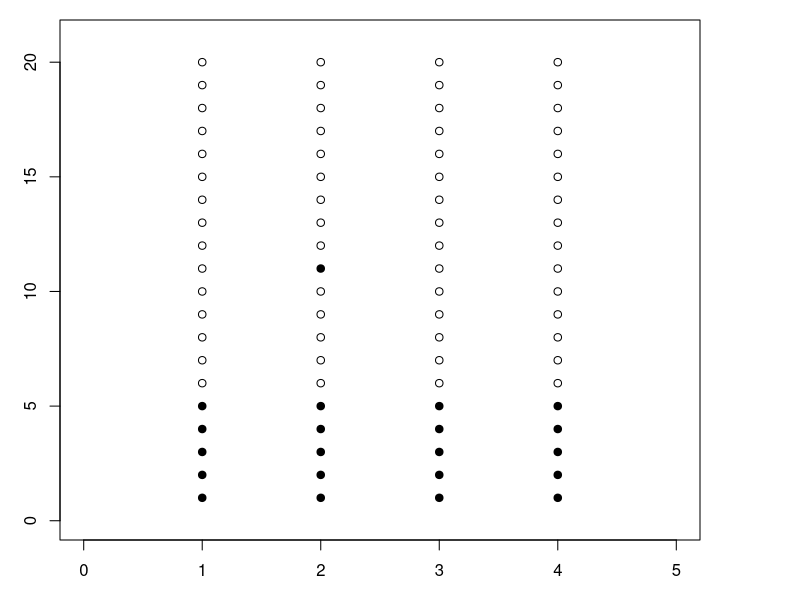
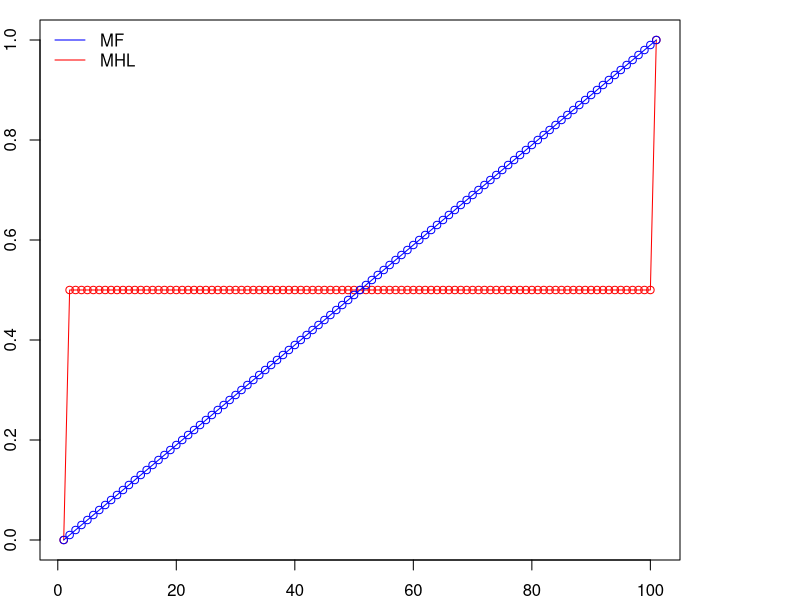

Recreate these plots in R, in order.
## ---- chunk 1
knitr::opts_chunk$set(echo = TRUE)
## ---- chunk 2
hap_comb_tmp<-function(hapinfo.single){
  # hap_com.single is a character of haplotype, such as "TCTCTT"
  hap_com.single<-c()
  for(i in 1:nchar(hapinfo.single)){
    for(j in i:(nchar(hapinfo.single))){
      hap_com.single<-c(hap_com.single,(substr(hapinfo.single,i,j)))
    } 
  }
  return(hap_com.single)
}

hap_comb<-function(hapinfo){
  # haplotype is array of observed methylation haplotype and return
  hap_comb<-unlist(lapply(hapinfo,hap_comb_tmp))
  return(hap_comb)
}

mhl<-function(hap_comb_array){
  mhl_value<-c()
  hap_comb_array<-unlist(hap_comb_array)
  meth_hap=lapply(lapply(hap_comb_array,function(x) unique(unlist(strsplit(x,"")))),function(x) paste(x,collapse=""))=="C"
  unmeth_hap=lapply(lapply(hap_comb_array,function(x) unique(unlist(strsplit(x,"")))),function(x) paste(x,collapse=""))=="T"
  hap_comb_array<-c(hap_comb_array[meth_hap],hap_comb_array[unmeth_hap])
  for(i in unique(nchar(hap_comb_array))){
    input_tmp<-which(nchar(hap_comb_array)==i)  
    nmeth<-length(grep("C",hap_comb_array[input_tmp]))
    nunmeth<-length(grep("T",hap_comb_array[input_tmp]))
    mhl_value<-c(mhl_value,i*nmeth/(nunmeth+nmeth))
  }
  mhl_value<-sum(mhl_value)/sum(unique(nchar(hap_comb_array)))
  return(mhl_value)
}

mf<-function(hapinfo){
  mf_value<-c()
  hap_comb_array<-unlist(hapinfo)
  meth_hap=unlist(lapply(hap_comb_array,function(x) unlist(strsplit(x,""))))
  nmeth<-length(grep("C",meth_hap))
  nunmeth<-length(grep("T",meth_hap))
  mf_value<-nmeth/(nunmeth+nmeth)
  return(mf_value)
}


bspplot<-function(Matrix){
par(mar=c(3,3,1,5))
N=4
K=20
Matrix<-matrix(sample(c(sample(0,K,replace=T),1),N*K,replace=T),K,N)
Matrix[1:5,]<-1
col=colorRampPalette(c("white", "red"))(20)
circle=c(1,19)
plot(x=nrow(Matrix),y=ncol(Matrix),type="n",xlab="",ylab="",xlim=c(0,ncol(Matrix)+1),ylim=c(0,nrow(Matrix)+1))
for(i in 1:ncol(Matrix)){
  for(j in 1:nrow(Matrix)){
    points(i,j,col=1,pch=circle[Matrix[j,i]+1],cex=1)
  }
}
}

mhlRlt<-c()
mfRlt<-c()
for(K in seq(0,100,1)){
hapinfo<-c(rep("CCCC",K),rep("TTTT",100-K))
mhlrlt<-mhl(hap_comb(unique(hapinfo)))
mfrlt<-mf(hapinfo)
mhlRlt<-c(mhlRlt,mhlrlt)
mfRlt<-c(mfRlt,mfrlt)
}
PROPC=seq(0,100,1)
PROPT=100-seq(0,100,1)
amC=mfRlt
MHL=mhlRlt
xtable=data.frame(PROPC,PROPT,amC,MHL)
## ---- chunk 3
bspplot()
## ---- chunk 4
xtable
## ---- chunk 5
par(mar=c(2,2,1,6))
plot(mhlRlt,type="n",ylab="MHL or 5mC Levels")
lines(mhlRlt,type="o",col="red")
lines(mfRlt,type="o",col="blue")
legend("topleft",legend=c("MF","MHL"),col=c("blue","red"),lty=1,bty = "n")
